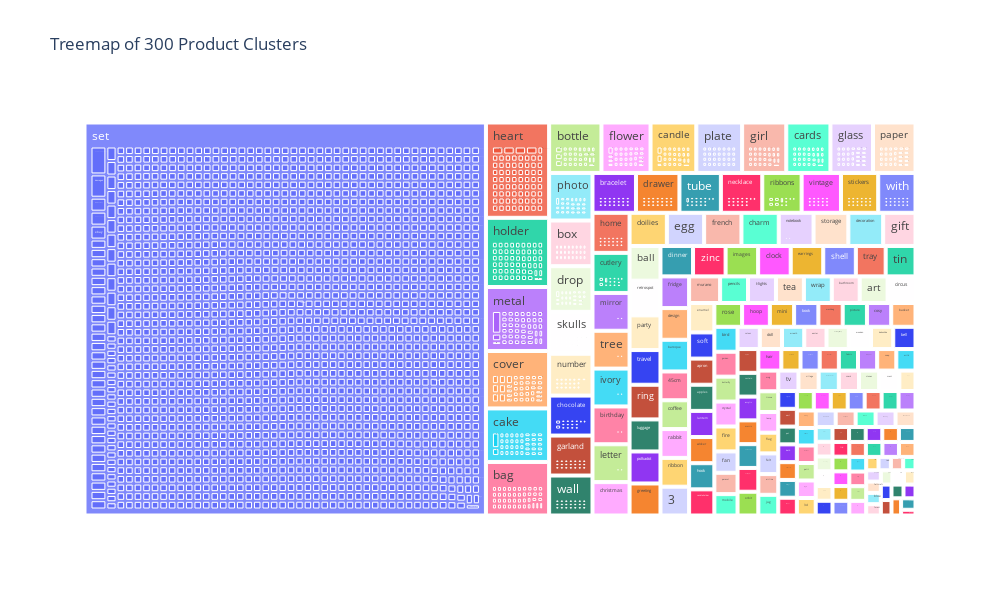

Notebook source saved alongside this figure:
### Code cell
import plotly.express as px

# Tạo treemap từ dataframe n_description_clustered
fig = px.treemap(
    n_description_clustered,
    path=['Cluster', 'Description'],  # Cấu trúc phân cấp: Cụm -> Mô tả
    title="Treemap of 300 Product Clusters",
    width=1000,
    height=600
)

# Hiển thị treemap
fig.show()

### Figure 1 — Plotly figure (JSON) as saved in the notebook; plotly's stock layout.template omitted (floating-point values rounded to 4 significant figures; data arrays with more than 128 entries replaced by an {"elided": "..."} marker saying what was removed)
{"data": [{"branchvalues": "total", "domain": {"x": [0, 1], "y": [0, 1]}, "hovertemplate": "labels=%{label}<br>count=%{value}<br>parent=%{parent}<br>id=%{id}<extra></extra>", "ids": {"elided": "4014 str values"}, "labels": {"elided": "4014 str values"}, "name": "", "parents": {"elided": "4014 str values"}, "type": "treemap", "values": {"elided": "4014 int values"}}], "layout": {"height": 600, "legend": {"tracegroupgap": 0}, "title": {"text": "Treemap of 300 Product Clusters"}, "width": 1000}}
